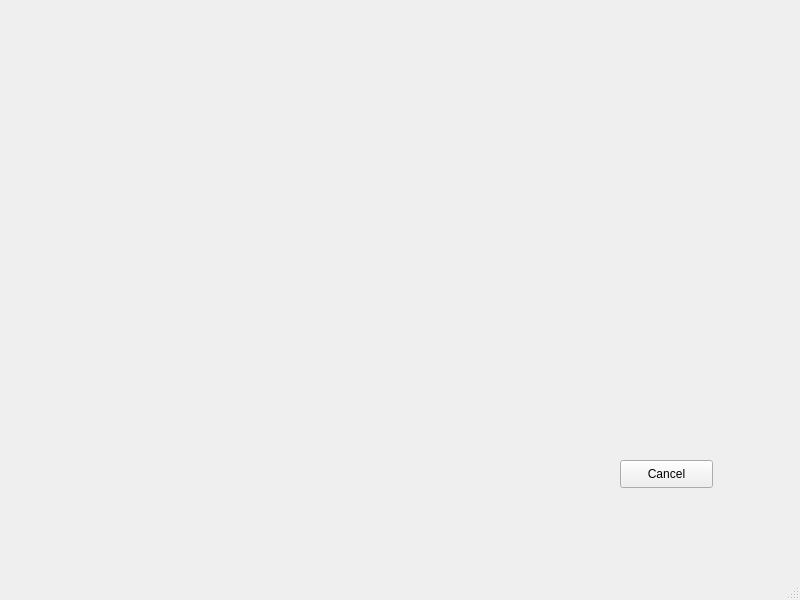
<?xml version="1.0" encoding="UTF-8"?>
<ui version="4.0">
 <class>DeleteAirplane</class>
 <widget class="QMainWindow" name="DeleteAirplane">
  <property name="geometry">
   <rect>
    <x>0</x>
    <y>0</y>
    <width>800</width>
    <height>600</height>
   </rect>
  </property>
  <property name="windowTitle">
   <string>MainWindow</string>
  </property>
  <widget class="QWidget" name="centralwidget">
   <widget class="QPushButton" name="button_cancel">
    <property name="geometry">
     <rect>
      <x>620</x>
      <y>460</y>
      <width>93</width>
      <height>28</height>
     </rect>
    </property>
    <property name="text">
     <string>Cancel</string>
    </property>
   </widget>
  </widget>
  <widget class="QMenuBar" name="menubar">
   <property name="geometry">
    <rect>
     <x>0</x>
     <y>0</y>
     <width>800</width>
     <height>26</height>
    </rect>
   </property>
  </widget>
  <widget class="QStatusBar" name="statusbar"/>
 </widget>
 <resources/>
 <connections/>
</ui>
